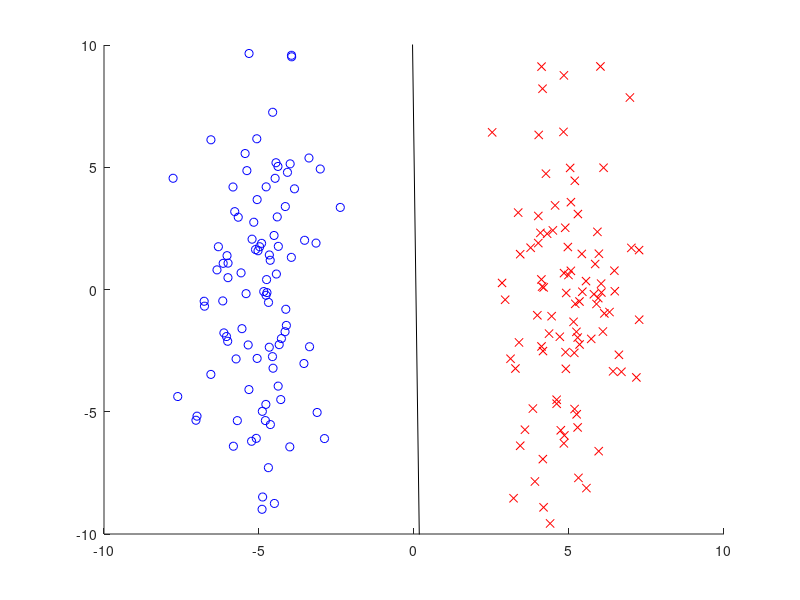

Recreate this plot in MATLAB.
n=200; x=[randn(1,n/2)-5 randn(1,n/2)+5; 5*randn(1,n)]';
y=[ones(n/2,1);-ones(n/2,1)];
x(:,3)=1; p=randperm(n); x=x(p,:); y=y(p);

t=zeros(3,1); l=1;
for i=1:length(x)
  xi=x(i,:)'; yi=y(i);
  t=t+yi*max(0,1-t'*xi*yi)/(xi'*xi+l)*xi;
end

figure(1); clf; hold on; axis([-10 10 -10 10]);
plot(x(y==1,1),x(y==1,2),'bo');
plot(x(y==-1,1),x(y==-1,2),'rx');
plot([-10 10],-(t(3)+[-10 10]*t(1))/t(2),'k-');
